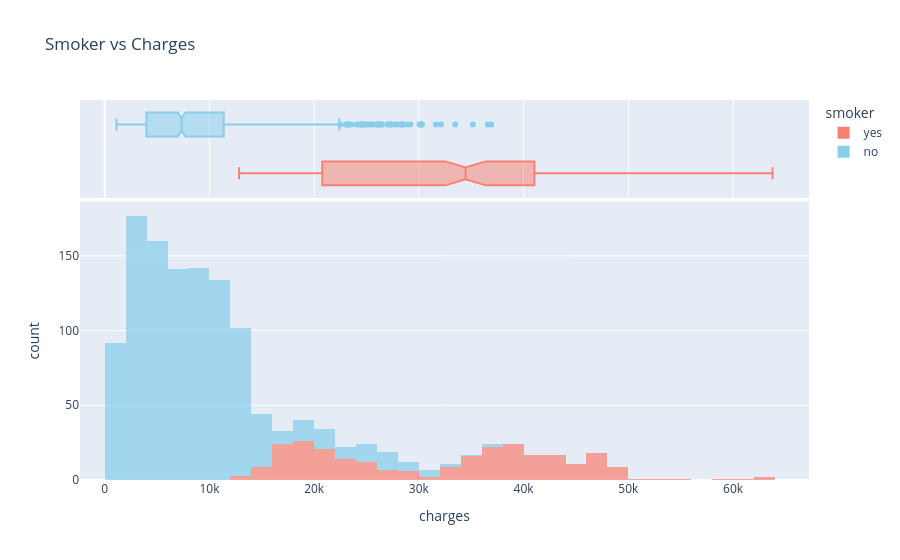

Here is the notebook cell this chart was saved with:
### Markdown cell above
## Smokers and Charges

### Code cell
px.histogram(medical_df,
             x='charges',
             color='smoker',
             marginal='box',
             color_discrete_map={'yes':'salmon', 'no':'skyblue'},
             title='Smoker vs Charges',
             opacity=0.7)

### Figure 1 — Plotly figure (JSON) as saved in the notebook; plotly's stock layout.template omitted (floating-point values rounded to 4 significant figures; data arrays with more than 128 entries replaced by an {"elided": "..."} marker saying what was removed)
{"data": [{"bingroup": "x", "hovertemplate": "smoker=yes<br>charges=%{x}<br>count=%{y}<extra></extra>", "legendgroup": "yes", "marker": {"color": "salmon", "opacity": 0.7, "pattern": {"shape": ""}}, "name": "yes", "orientation": "v", "showlegend": true, "type": "histogram", "x": {"elided": "274 float values"}, "xaxis": "x", "yaxis": "y"}, {"hovertemplate": "smoker=yes<br>charges=%{x}<extra></extra>", "legendgroup": "yes", "marker": {"color": "salmon"}, "name": "yes", "notched": true, "showlegend": false, "type": "box", "x": {"elided": "274 float values"}, "xaxis": "x2", "yaxis": "y2"}, {"bingroup": "x", "hovertemplate": "smoker=no<br>charges=%{x}<br>count=%{y}<extra></extra>", "legendgroup": "no", "marker": {"color": "skyblue", "opacity": 0.7, "pattern": {"shape": ""}}, "name": "no", "orientation": "v", "showlegend": true, "type": "histogram", "x": {"elided": "1064 float values"}, "xaxis": "x", "yaxis": "y"}, {"hovertemplate": "smoker=no<br>charges=%{x}<extra></extra>", "legendgroup": "no", "marker": {"color": "skyblue"}, "name": "no", "notched": true, "showlegend": false, "type": "box", "x": {"elided": "1064 float values"}, "xaxis": "x2", "yaxis": "y2"}], "layout": {"barmode": "relative", "legend": {"title": {"text": "smoker"}, "tracegroupgap": 0}, "title": {"text": "Smoker vs Charges"}, "xaxis": {"anchor": "y", "domain": [0, 1], "title": {"text": "charges"}}, "xaxis2": {"anchor": "y2", "domain": [0, 1], "matches": "x", "showgrid": true, "showticklabels": false}, "yaxis": {"anchor": "x", "domain": [0, 0.7326], "title": {"text": "count"}}, "yaxis2": {"anchor": "x2", "domain": [0.7426, 1], "matches": "y2", "showgrid": false, "showline": false, "showticklabels": false, "ticks": ""}}}
